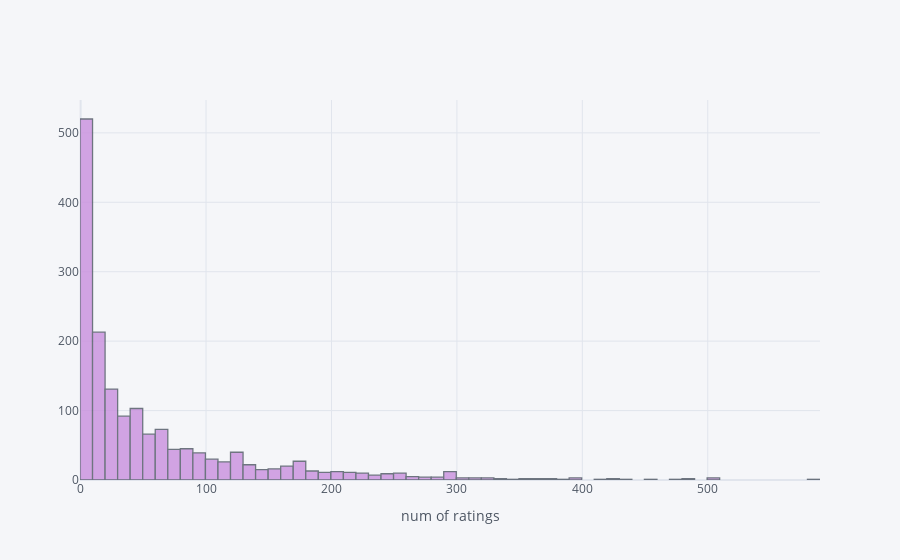

Notebook source saved alongside this figure:
### Code cell
ratings['no. of ratings'].iplot(kind='hist',bins=70, colors='henanigans_purple1',
                               xTitle='num of ratings')

### Figure 1 — Plotly figure (JSON) as saved in the notebook; plotly's stock layout.template omitted (floating-point values rounded to 4 significant figures; data arrays with more than 128 entries replaced by an {"elided": "..."} marker saying what was removed)
{"data": [{"histfunc": "count", "histnorm": "", "marker": {"color": "rgba(201, 143, 222, 1.0)", "line": {"color": "#4D5663", "width": 1.3}}, "name": "no. of ratings", "nbinsx": 70, "opacity": 0.8, "orientation": "v", "type": "histogram", "x": {"elided": "1664 int values"}}], "layout": {"barmode": "overlay", "legend": {"bgcolor": "#F5F6F9", "font": {"color": "#4D5663"}}, "paper_bgcolor": "#F5F6F9", "plot_bgcolor": "#F5F6F9", "title": {"font": {"color": "#4D5663"}}, "xaxis": {"gridcolor": "#E1E5ED", "showgrid": true, "tickfont": {"color": "#4D5663"}, "title": {"font": {"color": "#4D5663"}, "text": "num of ratings"}, "zerolinecolor": "#E1E5ED"}, "yaxis": {"gridcolor": "#E1E5ED", "showgrid": true, "tickfont": {"color": "#4D5663"}, "title": {"font": {"color": "#4D5663"}, "text": ""}, "zerolinecolor": "#E1E5ED"}}}
